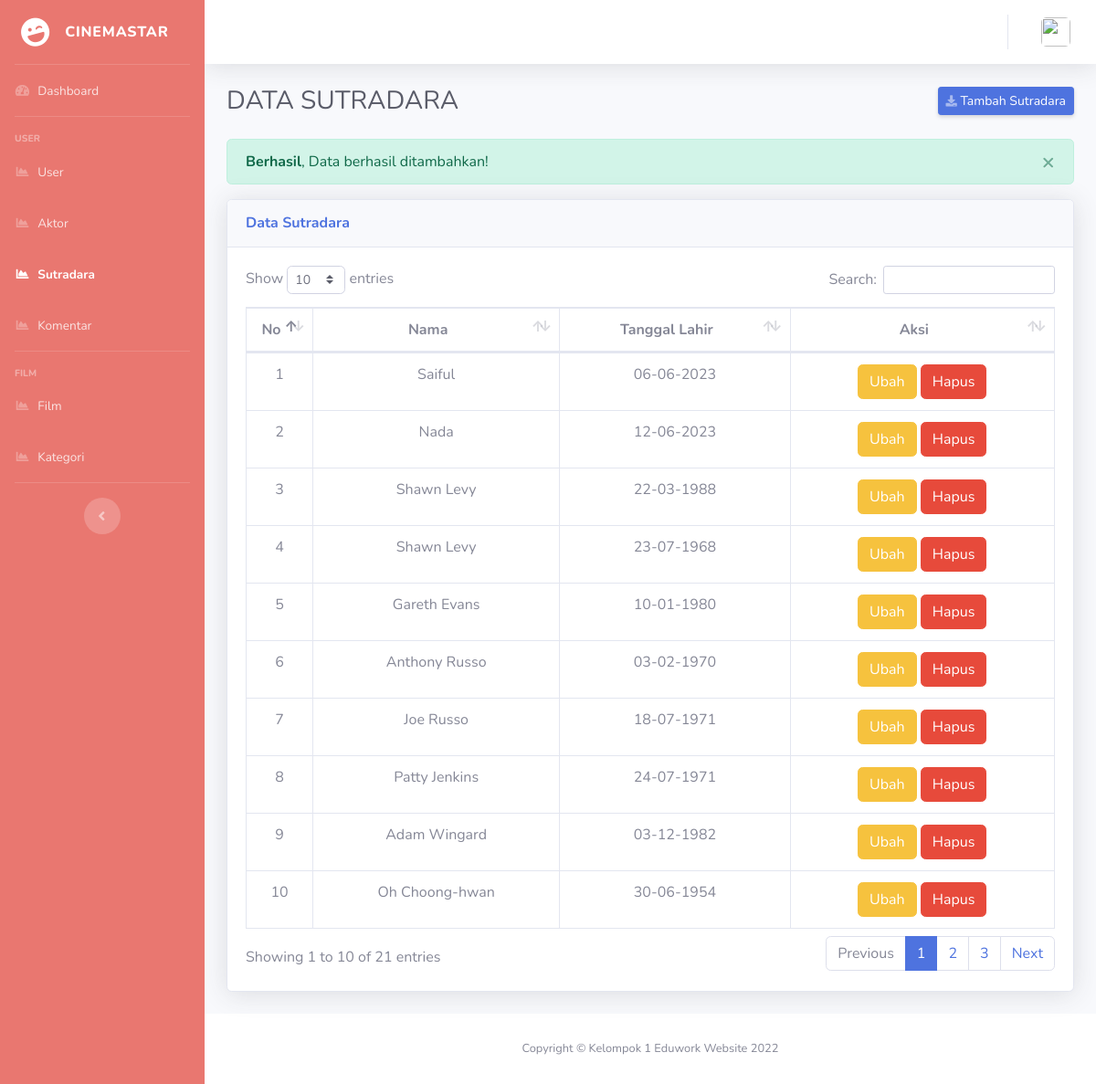
The page /admin/sutradara.php?alert=berhasil on the database its author committed.
### tables this page shows
CREATE TABLE `sutradara` (
  `id_sutradara` int(11) NOT NULL,
  `nama` varchar(50) NOT NULL,
  `tgl_lahir` date NOT NULL
);

### admin/sutradara.php (the view, shortened to what this page needs)
<?php
  include "connect.php";
  $query = mysqli_query($conn, "SELECT * FROM sutradara");
  ?>
<!DOCTYPE php>
<php lang="en">
<head>
        <link href="../assets/vendor/fontawesome-free/css/all.min.css" rel="stylesheet" type="text/css">
        <link href="../assets/css/sb-admin-2.min.css" rel="stylesheet">
        <link href="../assets/vendor/datatables/dataTables.bootstrap4.min.css" rel="stylesheet">
</head>
<body id="page-top">
    <div id="wrapper">
        <ul class="navbar-nav sidebar sidebar-dark accordion" style="background-color: #e97770;" id="accordionSidebar">
            <a class="sidebar-brand d-flex align-items-center justify-content-center" href="index.php">
                <div class="sidebar-brand-icon rotate-n-15">
                    <i class="fas fa-laugh-wink"></i>
                </div>
                <div class="sidebar-brand-text mx-3">Cinemastar </div>
            </a>
            <hr class="sidebar-divider my-0">
            <li class="nav-item ">
                <a class="nav-link" href="index.php">
                    <i class="fas fa-fw fa-tachometer-alt"></i>
                    <span>Dashboard</span></a>
            </li>
            <hr class="sidebar-divider">
            <div class="sidebar-heading">
                User
            </div>
            <li class="nav-item ">
                <a class="nav-link " href="user.php">
                    <i class="fas fa-fw fa-chart-area"></i>
                    <span>User</span></a>
                </li>
                <li class="nav-item">
                    <a class="nav-link" href="aktor.php">
                        <i class="fas fa-fw fa-chart-area"></i>
                        <span>Aktor</span></a>
                </li>
                <li class="nav-item active">
                    <a class="nav-link" href="sutradara.php">
                        <i class="fas fa-fw fa-chart-area"></i>
                        <span>Sutradara</span></a>
                </li>
                <li class="nav-item">
                    <a class="nav-link" href="komentar.php">
                        <i class="fas fa-fw fa-chart-area"></i>
                        <span>Komentar</span></a>
                </li>
            <hr class="sidebar-divider">
            <div class="sidebar-heading">
                Film
            </div>
            <li class="nav-item">
                <a class="nav-link" href="film.php">
                    <i class="fas fa-fw fa-chart-area"></i>
                    <span>Film</span></a>
            </li>
            <li class="nav-item">
                <a class="nav-link" href="kategori.php">
                    <i class="fas fa-fw fa-chart-area"></i>
                    <span>Kategori</span></a>
            </li>
            <hr class="sidebar-divider d-none d-md-block">
            <div class="text-center d-none d-md-inline">
                <button class="rounded-circle border-0" id="sidebarToggle"></button>
            </div>
        </ul>
        <div id="content-wrapper" class="d-flex flex-column">
            <div id="content">
                <nav class="navbar navbar-expand navbar-light bg-white topbar mb-4 static-top shadow">
                    <ul class="navbar-nav ml-auto">
                        <li class="nav-item dropdown no-arrow">
                            <a class="nav-link dropdown-toggle" href="#" id="userDropdown" role="button"
                                data-toggle="dropdown" aria-haspopup="true" aria-expanded="false">
                                <img class="img-profile rounded"
                                    src="<?php if($_SESSION['foto']=="default.png"){echo "../images/default.png";}else{ echo "images/profile/".$_SESSION['foto'];} ?>">
                            </a>
                        </li>
                    </ul>
                </nav>
                <div class="container-fluid">
                    <div class="d-sm-flex align-items-center justify-content-between mb-4">
                        <h1 class="h3 mb-0 text-gray-800">DATA SUTRADARA</h1>
                        <a href="sutradara_tambah.php" class="d-none d-sm-inline-block btn btn-sm btn-primary shadow-sm"><i class="fas fa-download fa-sm text-white-50"></i> Tambah Sutradara</a>
                    </div>
                    <?php
                        if(isset($_GET['alert'])){
                            if ($_GET['alert'] == "berhasil") {
                                echo "<div class='alert alert-success alert-dismissible fade show' role='alert'>
                                    <strong>Berhasil</strong>, Data berhasil ditambahkan!
                                    <button type='button' class='close' data-dismiss='alert' aria-label='Close'>
                                    <span aria-hidden='true'>&times;</span>
                                    </button>
                                </div>";
                            }
                        }
                    ?>
                    <div class="card shadow mb-4">
                        <div class="card-header py-3">
                            <h6 class="m-0 font-weight-bold text-primary">Data Sutradara</h6>
                        </div>
                        <div class="card-body">
                            <div class="table-responsive">
                                <table class="table table-bordered" id="dataTable" width="100%" cellspacing="0">
                                    <thead>
                                        <tr class="text-center">
                                            <th style="width: 30px;">No</th>
                                            <th>Nama</th>
                                            <th>Tanggal Lahir</th>
                                            <th>Aksi</th>
                                        </tr>
                                    </thead>
                                    <tbody>
                                        <?php if (mysqli_num_rows($query) > 0) {
                                        ?>
                                        <?php
                                        $no = 1;
                                        while ($value = mysqli_fetch_array($query)) {
                                        ?>
                                        <tr class="text-center">
                                            <td><?php echo $no ?></td>
                                            <td><?php echo $value["nama"]; ?></td>
                                            <td><?php echo date('d-m-Y',strtotime($value["tgl_lahir"])); ?></td>
                                            <td>
                                                <a href="sutradara_ubah.php?id_sutradara=<?php echo $value["id_sutradara"]?>" class="btn btn-warning">Ubah</a>
                                                <a href="sutradara_dalete.php?id_sutradara=<?php echo $value["id_sutradara"]?>" class="btn btn-danger" onclick="return confirm('Yakin dihapus, data yang ber-relasi juga akan terhapus!')">Hapus</a>
                                            </td>
                                        </tr>
                                        <?php
                                        $no++;} ?>
                                    <?php } ?>
                                    </tbody>
                                </table>
                            </div>
                        </div>
                    </div>
                </div>
            </div>
            <footer class="sticky-footer bg-white">
                <div class="container my-auto">
                    <div class="copyright text-center my-auto">
                        <span>Copyright &copy; Kelompok 1 Eduwork Website 2022</span>
                    </div>
                </div>
            </footer>
        </div>
    </div>
</body>
</php>

### rows shown on the page
sutradara: nama "Saiful", tgl_lahir "06-06-2023"
sutradara: nama "Nada", tgl_lahir "12-06-2023"
sutradara: nama "Shawn Levy", tgl_lahir "22-03-1988"
sutradara: nama "Shawn Levy", tgl_lahir "23-07-1968"
sutradara: nama "Gareth Evans", tgl_lahir "10-01-1980"
sutradara: nama "Anthony Russo", tgl_lahir "03-02-1970"
sutradara: nama "Joe Russo", tgl_lahir "18-07-1971"
sutradara: nama "Patty Jenkins", tgl_lahir "24-07-1971"
sutradara: nama "Adam Wingard", tgl_lahir "03-12-1982"
sutradara: nama "Oh Choong-hwan", tgl_lahir "30-06-1954"
